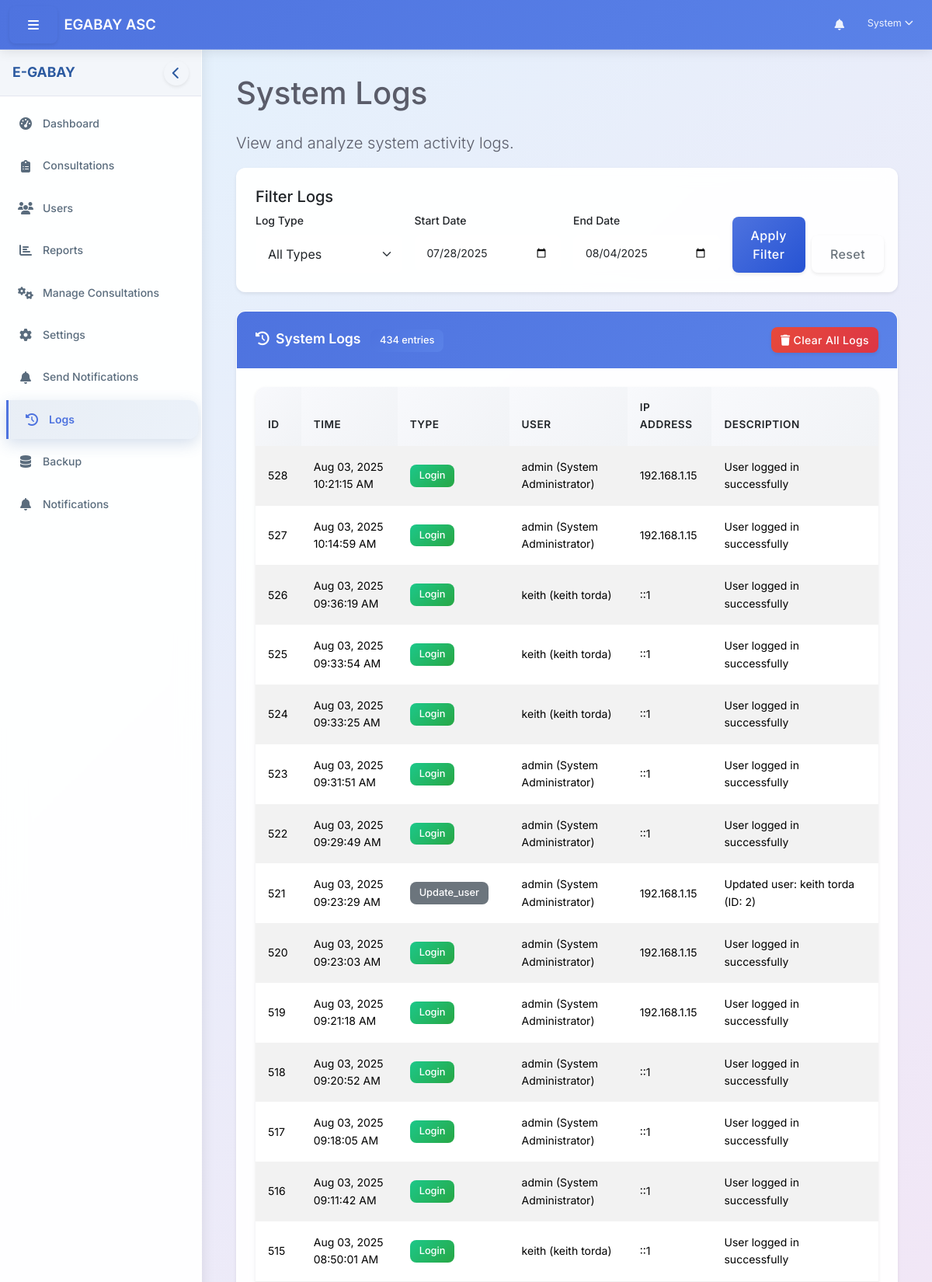
The page /dashboard/admin/logs.php?page=1&start_date=2025-07-28&end_date=2025-08-04 (signed in, upper part) on the database its author committed.
### tables this page shows
CREATE TABLE `system_logs` (
  `log_id` int(11) NOT NULL AUTO_INCREMENT,
  `user_id` int(11) DEFAULT NULL,
  `action` varchar(255) NOT NULL,
  `details` text DEFAULT NULL,
  `ip_address` varchar(50) DEFAULT NULL,
  `created_at` timestamp NOT NULL DEFAULT current_timestamp(),
  PRIMARY KEY (`log_id`),
  KEY `system_logs_ibfk_1` (`user_id`),
  CONSTRAINT `system_logs_ibfk_1` FOREIGN KEY (`user_id`) REFERENCES `users` (`user_id`) ON DELETE CASCADE
);

CREATE TABLE `users` (
  `user_id` int(11) NOT NULL AUTO_INCREMENT,
  `username` varchar(50) NOT NULL,
  `password` varchar(255) NOT NULL,
  `first_name` varchar(100) NOT NULL,
  `last_name` varchar(100) NOT NULL,
  `email` varchar(100) NOT NULL,
  `role_id` int(11) NOT NULL,
  `is_active` tinyint(1) DEFAULT 1,
  `last_login` datetime DEFAULT NULL,
  `created_at` timestamp NOT NULL DEFAULT current_timestamp(),
  `updated_at` timestamp NOT NULL DEFAULT current_timestamp() ON UPDATE current_timestamp(),
  `profile_picture` varchar(255) DEFAULT NULL,
  `verification_token` varchar(64) DEFAULT NULL,
  `is_verified` tinyint(1) NOT NULL DEFAULT 0,
  PRIMARY KEY (`user_id`),
  UNIQUE KEY `username` (`username`),
  UNIQUE KEY `email` (`email`),
  KEY `idx_users_role` (`role_id`),
  CONSTRAINT `users_ibfk_1` FOREIGN KEY (`role_id`) REFERENCES `roles` (`role_id`)
);

### includes/utility.php (called while the page is built, shortened)
<?php
function formatDate($date, $format = 'Y-m-d') {
    $timestamp = strtotime($date);
    return date($format, $timestamp);
}
?>

### dashboard/admin/logs.php (the view, shortened to what this page needs)
<?php
require_once __DIR__ . '/../../includes/path_fix.php';
require_once $base_path . '/config/config.php';
require_once $base_path . '/classes/Auth.php';
$database = new Database();
$db = $database->getConnection();
$start_date = isset($_GET['start_date']) ? $_GET['start_date'] : date('Y-m-d', strtotime('-7 days'));
$end_date = isset($_GET['end_date']) ? $_GET['end_date'] : date('Y-m-d');
$query = "SELECT sl.*, u.username, u.first_name, u.last_name
          FROM system_logs sl
          LEFT JOIN users u ON sl.user_id = u.user_id
          WHERE sl.created_at BETWEEN :start_date AND :end_date";
$query .= " ORDER BY sl.created_at DESC";
$page = isset($_GET['page']) ? (int)$_GET['page'] : 1;
$records_per_page = 50;
$offset = ($page - 1) * $records_per_page;
$count_query = str_replace("SELECT sl.*, u.username, u.first_name, u.last_name", "SELECT COUNT(*) as total", $query);
$stmt = $db->prepare($count_query);
$end_date_adjusted = date('Y-m-d', strtotime($end_date . ' +1 day'));
$stmt->bindParam(':start_date', $start_date);
$stmt->bindParam(':end_date', $end_date_adjusted);
$stmt->execute();
$total_records = $stmt->fetch(PDO::FETCH_ASSOC)['total'];
$query .= " LIMIT :offset, :records_per_page";
$stmt = $db->prepare($query);
$stmt->bindParam(':start_date', $start_date);
$stmt->bindParam(':end_date', $end_date_adjusted);
$stmt->bindParam(':offset', $offset, PDO::PARAM_INT);
$stmt->bindParam(':records_per_page', $records_per_page, PDO::PARAM_INT);
$stmt->execute();
$logs = $stmt->fetchAll(PDO::FETCH_ASSOC);
include_once $base_path . '/includes/header.php';
?>
<div class="row">
    <div class="col-12">
        <h1 class="mb-4">System Logs</h1>
        <p class="lead">View and analyze system activity logs.</p>
    </div>
</div>
<div class="row mb-4">
    <div class="col-12">
        <div class="card">
            <div class="card-body">
                <h5 class="card-title">Filter Logs</h5>
                <form method="get" action="<?php echo htmlspecialchars($_SERVER['PHP_SELF']); ?>" class="row g-3">
                    <div class="col-md-3">
                        <label for="type" class="form-label">Log Type</label>
                        <select class="form-select" id="type" name="type">
                            <option value="">All Types</option>
                        </select>
                    </div>
                    <div class="col-md-3">
                        <label for="start_date" class="form-label">Start Date</label>
                        <input type="date" class="form-control" id="start_date" name="start_date" value="<?php echo $start_date; ?>">
                    </div>
                    <div class="col-md-3">
                        <label for="end_date" class="form-label">End Date</label>
                        <input type="date" class="form-control" id="end_date" name="end_date" value="<?php echo $end_date; ?>">
                    </div>
                    <div class="col-md-3 d-flex align-items-end">
                        <button type="submit" class="btn btn-primary">Apply Filter</button>
                        <a href="<?php echo htmlspecialchars($_SERVER['PHP_SELF']); ?>" class="btn btn-outline-secondary ms-2">Reset</a>
                    </div>
                </form>
            </div>
        </div>
    </div>
</div>
<div class="card mb-4">
    <div class="card-header">
        <div class="d-flex justify-content-between align-items-center">
            <div>
                <i class="fas fa-history me-1"></i>
                System Logs
                <span class="badge bg-primary ms-2"><?php echo $total_records; ?> entries</span>
            </div>
            <?php if ($total_records > 0): ?>
                <button type="button" class="btn btn-danger btn-sm" data-bs-toggle="modal" data-bs-target="#clearLogsModal">
                    <i class="fas fa-trash me-1"></i>Clear All Logs
                </button>
            <?php endif; ?>
        </div>
    </div>
    <div class="card-body">
        <?php if (empty($logs)): ?>
            <p class="text-center">No logs found for the selected criteria.</p>
        <?php else: ?>
            <div class="table-responsive">
                <table class="table table-striped table-hover">
                    <thead>
                        <tr>
                            <th>ID</th>
                            <th>Time</th>
                            <th>Type</th>
                            <th>User</th>
                            <th>IP Address</th>
                            <th>Description</th>
                        </tr>
                    </thead>
                    <tbody>
                        <?php foreach ($logs as $log): ?>
                            <tr>
                                <td><?php echo $log['log_id']; ?></td>
                                <td><?php echo formatDate($log['created_at'], 'M d, Y h:i:s A'); ?></td>
                                <td>
                                    <?php
                                    $badge_class = 'bg-secondary';
                                    switch ($log['action']) {
                                        case 'login':
                                            $badge_class = 'bg-success';
                                            break;
                                        case 'logout':
                                            $badge_class = 'bg-info';
                                            break;
                                    }
                                    ?>
                                    <span class="badge <?php echo $badge_class; ?>">
                                        <?php echo ucfirst($log['action']); ?>
                                    </span>
                                </td>
                                <td>
                                    <?php
                                    if ($log['user_id']) {
                                        echo $log['username'] . ' (' . $log['first_name'] . ' ' . $log['last_name'] . ')';
                                    } else {
                                        echo '<span class="text-muted">System</span>';
                                    }
                                    ?>
                                </td>
                                <td><?php echo $log['ip_address']; ?></td>
                                <td><?php echo $log['details']; ?></td>
                            </tr>
                        <?php endforeach; ?>
                    </tbody>
                </table>
            </div>
        <?php endif; ?>
    </div>
</div>
<?php
include_once $base_path . '/includes/footer.php';
?>

### assets/css/style.css (style rules this page uses)
:root { --primary-color: #4e73df; --primary-light: #5a82e8; --primary-dark: #2653d3; --secondary-color: #858796; --success-color: #1cc88a; --info-color: #36b9cc; --warning-color: #f6c23e; --danger-color: #e74a3b; --light-color: #f8f9fc; --dark-color: #5a5c69; --gray-100: #f8f9fc; --gray-200: #eaecf4; --gray-300: #dddfeb; --gray-400: #d1d3e2; --gray-500: #b7b9cc; --gray-600: #858796; --gray-700: #6e707e; --gray-800: #5a5c69; --gray-900: #3a3b45; --border-radius: 8px; --border-radius-lg: 12px; --border-radius-xl: 16px; --shadow-sm: 0 2px 4px rgba(0,0,0,0.08); --shadow: 0 4px 6px rgba(0,0,0,0.1); --shadow-lg: 0 8px 16px rgba(0,0,0,0.15); --transition: all 0.1s ease; --sidebar-width: 250px; --navbar-height: 60px; --bg-heavenly: linear-gradient(135deg, #e3f2fd 0%, #f3e5f5 50%, #fff3e0 100%); }
:root { --transition: all 0.1s cubic-bezier(0.4, 0, 0.2, 1); }
body { background: var(--bg-heavenly) !important; background-attachment: fixed; font-family: 'Inter', system-ui, -apple-system, sans-serif; font-size: 0.875rem; line-height: 1.6; color: var(--dark-color); min-height: 100vh; }
.card { background: rgba(255, 255, 255, 0.95); backdrop-filter: blur(10px); border: 1px solid var(--border-color); border-radius: var(--border-radius-lg); box-shadow: var(--shadow-sm); transition: box-shadow 0.1s ease, transform 0.1s ease; overflow: hidden; border: 1px solid rgba(255, 255, 255, 0.2); }
.card-header { background: linear-gradient(135deg, var(--primary-color) 0%, var(--primary-light) 100%); color: white; border-bottom: none; padding: 1.25rem 1.5rem; font-weight: 600; font-size: 1.1rem; }
.card-body { padding: 1.5rem; }
.btn { padding: 0.75rem 1.5rem; border-radius: var(--border-radius); font-weight: 500; letter-spacing: 0.025em; transition: background-color 0.1s ease, box-shadow 0.1s ease; border: none; cursor: pointer; box-shadow: var(--shadow-sm); }
.btn-primary { background: linear-gradient(135deg, var(--primary-color) 0%, var(--primary-dark) 100%); color: white; }
.btn-danger { background: linear-gradient(135deg, var(--danger-color) 0%, #dc3545 100%); }
.btn-sm { padding: 0.375rem 0.75rem; border-radius: var(--border-radius); }
.form-control { border: 2px solid var(--border-color); border-radius: var(--border-radius); padding: 0.75rem 1rem; transition: border-color 0.1s ease, box-shadow 0.1s ease; font-size: 0.875rem; background: rgba(255, 255, 255, 0.9); }
.form-label { font-weight: 500; color: var(--text-color); margin-bottom: 0.5rem; }
.form-select { border: 2px solid var(--border-color); border-radius: var(--border-radius); padding: 0.75rem 1rem; transition: var(--transition); }
.table { border-radius: var(--border-radius-lg); overflow: hidden; box-shadow: var(--shadow-sm); background: white; }
.table th { background: linear-gradient(135deg, #f8f9fc 0%, #f1f3f6 100%); border-bottom: 2px solid var(--border-color); font-weight: 600; color: var(--text-color); padding: 1rem; text-transform: uppercase; font-size: 0.85rem; letter-spacing: 0.5px; }
.table td { padding: 1rem; border-bottom: 1px solid var(--border-color); vertical-align: middle; }
.table-responsive { border-radius: var(--border-radius-lg); box-shadow: var(--shadow-sm); }
.badge { font-weight: 500; border-radius: var(--border-radius); padding: 0.5rem 0.75rem; font-size: 0.8rem; }
.bg-primary { background: linear-gradient(135deg, var(--primary-color) 0%, var(--primary-light) 100%) !important; }
.bg-success { background: linear-gradient(135deg, var(--success-color) 0%, #28a745 100%) !important; }

### includes/header.php (style rules this page uses)
:root { --bs-primary: #2c5aa0; --bs-primary-rgb: 44, 90, 160; --bs-secondary: #6c7293; --bs-success: #00a65a; --bs-info: #00c0ef; --bs-warning: #f39c12; --bs-danger: #dd4b39; --bs-light: #f8f9fa; --bs-dark: #2f3349; --sidebar-width: 260px; --navbar-height: 64px; }
body { display: flex; min-height: 100vh; flex-direction: column; background: linear-gradient(135deg, #e3f2fd 0%, #f3e5f5 50%, #fff3e0 100%); background-attachment: fixed; font-family: 'Inter', system-ui, -apple-system, sans-serif; }

### rows shown on the page
system_logs: log_id "528", created_at "Aug 03, 2025 10:21:15 AM", action "Login", user.username "admin", user.first_name "System", user.last_name "Administrator", ip_address "192.168.1.15", details "User logged in successfully"
system_logs: log_id "527", created_at "Aug 03, 2025 10:14:59 AM", action "Login", user.username "admin", user.first_name "System", user.last_name "Administrator", ip_address "192.168.1.15", details "User logged in successfully"
system_logs: log_id "526", created_at "Aug 03, 2025 09:36:19 AM", action "Login", user.username "keith", user.first_name "keith", user.last_name "torda", ip_address "::1", details "User logged in successfully"
system_logs: log_id "525", created_at "Aug 03, 2025 09:33:54 AM", action "Login", user.username "keith", user.first_name "keith", user.last_name "torda", ip_address "::1", details "User logged in successfully"
system_logs: log_id "524", created_at "Aug 03, 2025 09:33:25 AM", action "Login", user.username "keith", user.first_name "keith", user.last_name "torda", ip_address "::1", details "User logged in successfully"
system_logs: log_id "523", created_at "Aug 03, 2025 09:31:51 AM", action "Login", user.username "admin", user.first_name "System", user.last_name "Administrator", ip_address "::1", details "User logged in successfully"
system_logs: log_id "522", created_at "Aug 03, 2025 09:29:49 AM", action "Login", user.username "admin", user.first_name "System", user.last_name "Administrator", ip_address "::1", details "User logged in successfully"
system_logs: log_id "521", created_at "Aug 03, 2025 09:23:29 AM", action "Update_user", user.username "admin", user.first_name "System", user.last_name "Administrator", ip_address "192.168.1.15", details "Updated user: keith torda (ID: 2)"
system_logs: log_id "520", created_at "Aug 03, 2025 09:23:03 AM", action "Login", user.username "admin", user.first_name "System", user.last_name "Administrator", ip_address "192.168.1.15", details "User logged in successfully"
system_logs: log_id "519", created_at "Aug 03, 2025 09:21:18 AM", action "Login", user.username "admin", user.first_name "System", user.last_name "Administrator", ip_address "192.168.1.15", details "User logged in successfully"
system_logs: log_id "518", created_at "Aug 03, 2025 09:20:52 AM", action "Login", user.username "admin", user.first_name "System", user.last_name "Administrator", ip_address "::1", details "User logged in successfully"
system_logs: log_id "517", created_at "Aug 03, 2025 09:18:05 AM", action "Login", user.username "admin", user.first_name "System", user.last_name "Administrator", ip_address "::1", details "User logged in successfully"
system_logs: log_id "516", created_at "Aug 03, 2025 09:11:42 AM", action "Login", user.username "admin", user.first_name "System", user.last_name "Administrator", ip_address "::1", details "User logged in successfully"
system_logs: log_id "515", created_at "Aug 03, 2025 08:50:01 AM", action "Login", user.username "keith", user.first_name "keith", user.last_name "torda", ip_address "::1", details "User logged in successfully"

### other values the page prints
$_SESSION['first_name'] "System"
$total_records "434"
